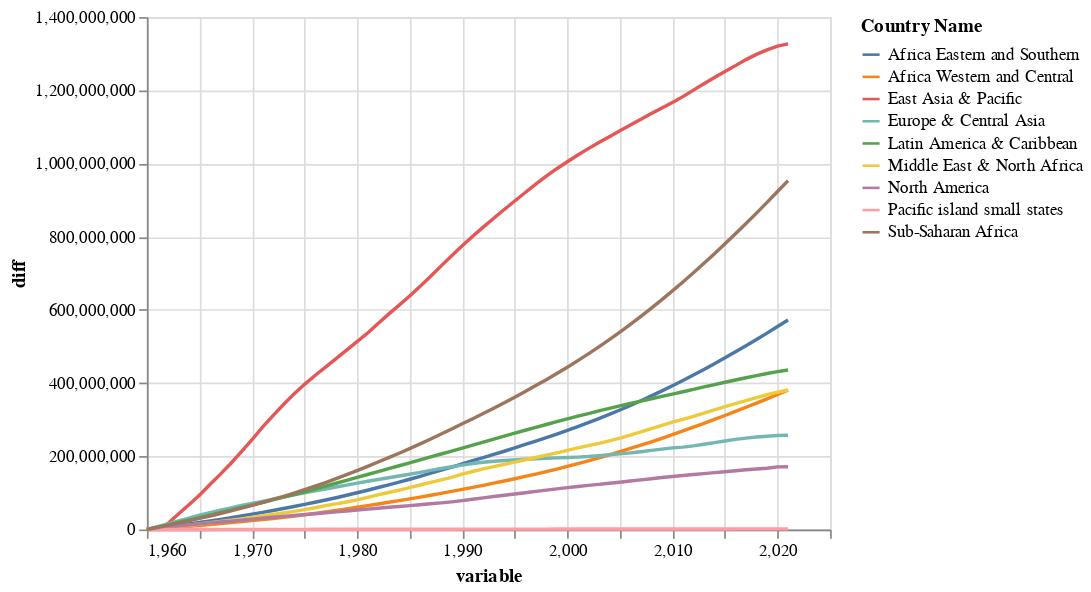

Here is the notebook cell this chart was saved with:
### Markdown cell above
Draw the new chart.

### Code cell
chart = alt.Chart(df).mark_line().encode(
    x = 'variable:Q',
    y = 'diff:Q',
    color = 'Country Name:N'
)
chart

### Figure 1 — Vega-Lite specification as saved in the notebook (floating-point values rounded to 4 significant figures; data arrays with more than 128 entries replaced by an {"elided": "..."} marker saying what was removed)
{"config": {"view": {"continuousWidth": 400, "continuousHeight": 300}}, "data": {"name": "data-409042cf01baaaf9bd11b54acf836221"}, "mark": "line", "encoding": {"color": {"field": "Country Name", "type": "nominal"}, "x": {"field": "variable", "type": "quantitative"}, "y": {"field": "diff", "type": "quantitative"}}, "$schema": "https://vega.github.io/schema/vega-lite/v4.17.0.json", "datasets": {"data-409042cf01baaaf9bd11b54acf836221": {"elided": "558 records"}}}
